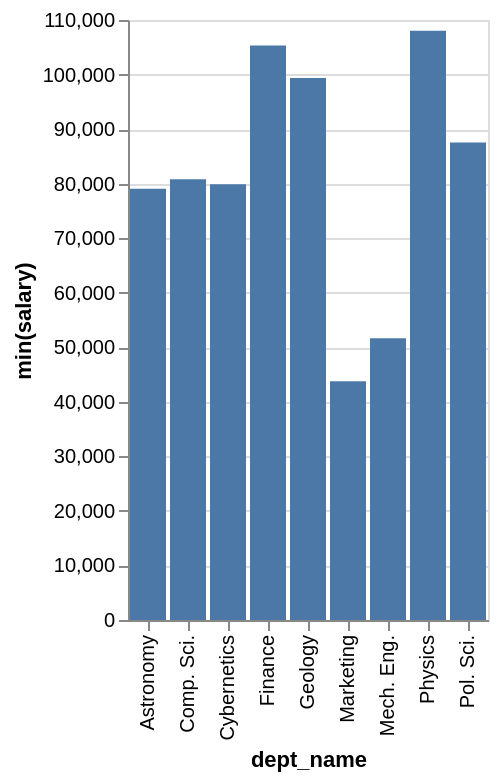

The specification (Vega-Lite) saved for this image:
### Vega-Lite specification from a JSON file in a GitHub repository (floating-point values rounded to 4 significant figures)
{"data": {"values": [{"x_data": "Astronomy", "y_data": 79070.0}, {"x_data": "Comp. Sci.", "y_data": 80800.0}, {"x_data": "Cybernetics", "y_data": 79870.0}, {"x_data": "Finance", "y_data": 105300.0}, {"x_data": "Geology", "y_data": 99380.0}, {"x_data": "Marketing", "y_data": 43770.0}, {"x_data": "Mech. Eng.", "y_data": 51650.0}, {"x_data": "Physics", "y_data": 108000.0}, {"x_data": "Pol. Sci.", "y_data": 87550.0}]}, "mark": "bar", "encoding": {"x": {"field": "x_data", "type": "nominal", "title": "dept_name", "sort": "ascending"}, "y": {"field": "y_data", "type": "quantitative", "title": "min(salary)"}}}
